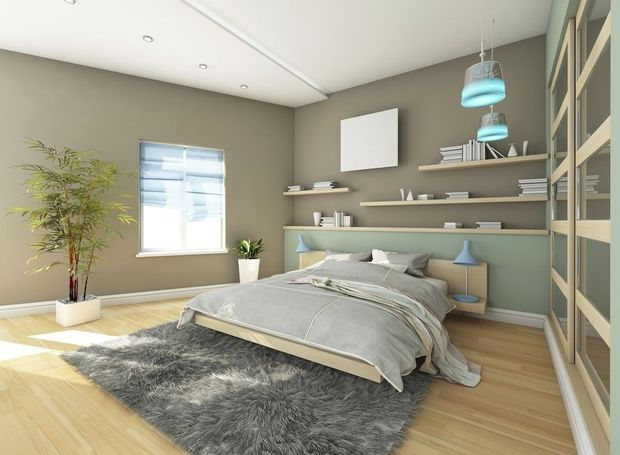
#> input picture testFotos/1.jpg, 620 x 455 px
$ python -i image_stitching.py   (imports and definitions only)
#> lines starting #> are read from the running program, lines starting #| are printed output that depends on the picture; after the words box and inside, x2 and y2 are one past the last pixel; in counts of white or black regions, pixels touching at a corner belong together
# USAGE
# python image_stitching.py --images images/scottsdale --output output.png --crop 1

# import the necessary packages
from imutils import paths
import numpy as np
import argparse
import imutils
import cv2
from pykinect import nui
import time
import math

# initializing data
# [1 line not run here, left out]

# data containers
data = np.empty((480, 640, 4), np.uint8)
depth = np.empty((480,640),np.uint)

# [14 lines left out: functions video_handler_function, depth_handler_function, not called in this run]
#        data[:,:,4] = np.right_shift(np.left_shift(depth, 8), 24)
#        data[:,:,5] = np.right_shift(np.left_shift(depth, 16), 24)
#        data[:,:,6] = np.right_shift(np.left_shift(depth, 24), 24)

# [1 line that did not run here, left out]
# [4 lines not run here, left out]

def readImages(amountofimages):
#> further down, picture is the input picture: shape (455, 620, 3); mean B, G, R 138.9, 157.8, 162.3
    images = []
    depthimages = []
    for i in range(0, amountofimages):
        images.append(cv2.imread("sampledata/living_room/" + str(i) + ".jpg"))
        temp = np.zeros((480, 640), np.uint8)
        read = cv2.imread("sampledata/living_room/" + str(i) + "g.jpg")
        temp[:,:] = read[:,:,0]
        depthimages.append(temp)
        # [6 lines of commented-out code are left out]
    return (images, depthimages)

def stitchImages(images):
    stitcher = cv2.createStitcher() if imutils.is_cv3() else cv2.Stitcher_create()
    return stitcher.stitch(images)

def cropImage(image):
    imaget = cv2.copyMakeBorder(image, 10, 10, 10, 10, cv2.BORDER_CONSTANT, (0, 0, 0))
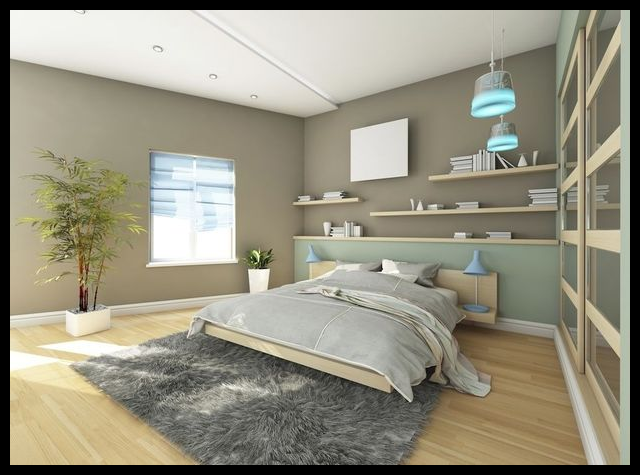
#> imaget: shape (475, 640, 3); mean B, G, R 128.9, 146.4, 150.6

    gray = cv2.cvtColor(imaget, cv2.COLOR_BGR2GRAY)
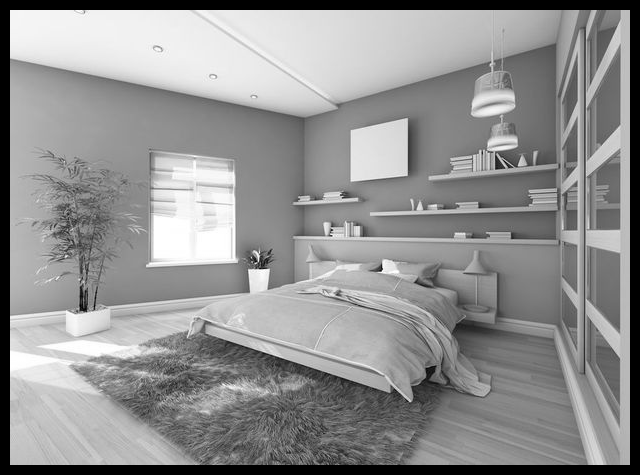
#> gray: shape (475, 640); min 0, max 255, mean 145.6
    thresh = cv2.threshold(gray, 0, 255, cv2.THRESH_BINARY)[1]
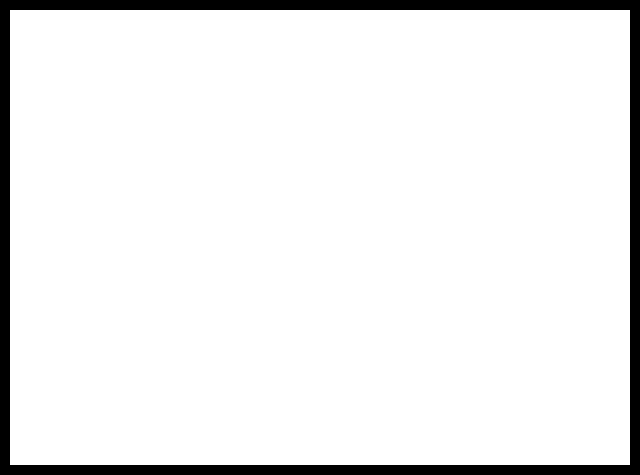
#> thresh: shape (475, 640); 92.8% white; 1 black region

    cnts = cv2.findContours(thresh.copy(), cv2.RETR_EXTERNAL, cv2.CHAIN_APPROX_SIMPLE)
#> cnts = 1 contour; box (x1, y1, x2, y2) and area: (10, 10, 630, 465) 281026
    cnts = imutils.grab_contours(cnts)
#> cnts = [[[10, 10], [10, 464], [629, 464], [629, 10]]]
    c = max(cnts, key=cv2.contourArea)
#> c = [[10, 10], [10, 464], [629, 464], [629, 10]]

    mask = np.zeros(thresh.shape, dtype="uint8")
    (x, y, w, h) = cv2.boundingRect(c)
#> x = 10; y = 10; w = 620; h = 455
    cv2.rectangle(mask, (x, y), (x + w, y + h), 255, -1)
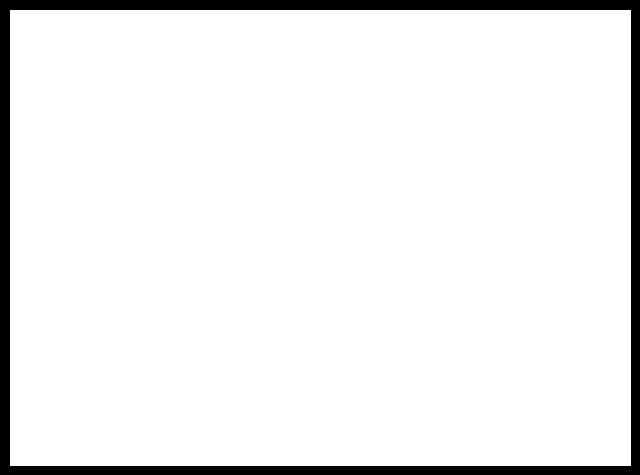
#> mask: shape (475, 640); 93.2% white; 1 black region, box (x1, y1, x2, y2) and area: (0, 0, 640, 475) 20824

    minRect = mask.copy()
    sub = mask.copy()

    while cv2.countNonZero(sub) > 0:
        minRect = cv2.erode(minRect, None)
        sub = cv2.subtract(minRect, thresh)
#> this loop made 1 pass
#> pass 1, in cropImage, `minRect = cv2.erode(minRect, None)`:
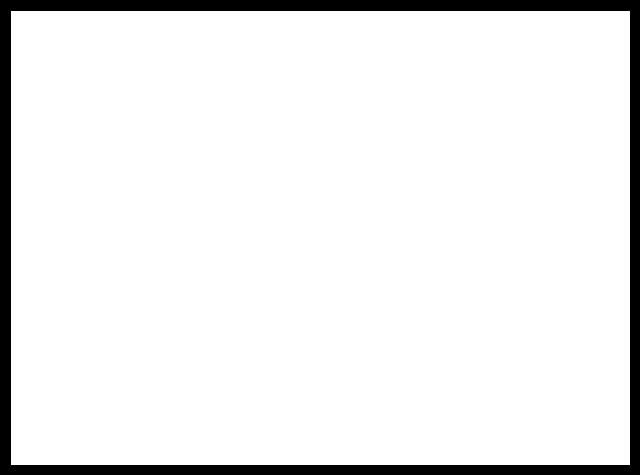
#> minRect: shape (475, 640); 92.4% white; 1 black region

    cnts = cv2.findContours(minRect.copy(), cv2.RETR_EXTERNAL, cv2.CHAIN_APPROX_SIMPLE)
#> cnts = 1 contour; box (x1, y1, x2, y2) and area: (11, 11, 630, 465) 279954
    cnts = imutils.grab_contours(cnts)
#> cnts = [[[11, 11], [11, 464], [629, 464], [629, 11]]]
    c = max(cnts, key=cv2.contourArea)
#> c = [[11, 11], [11, 464], [629, 464], [629, 11]]
    (x, y, w, h) = cv2.boundingRect(c)
#> x = 11; y = 11; w = 619; h = 454

    imaget = imaget[y:y + h, x:x + w]
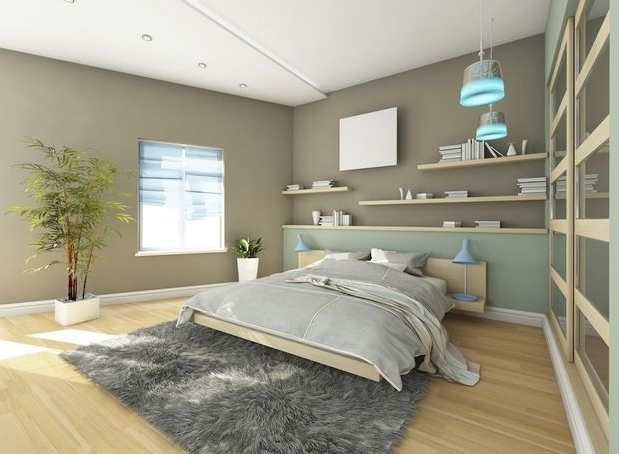
#> imaget: shape (454, 619, 3); mean B, G, R 138.7, 157.6, 162.1
    return imaget

# [63 lines left out: functions writeToText, getPano, cylindricalWarp, not called in this run]

# [1 line not run here, left out]
amountofimages = 29
# [1 line that did not run here, left out]
nd = []
# [5 lines not run here, left out]

# [1 line that did not run here, left out]
# [1 line that did not run here, left out]
# [8 lines not run here, left out]
# [1 line that did not run here, left out]
totaldepth = np.zeros((480, 640*amountofimages), np.uint8)
totalrgb = np.zeros((480, 640*amountofimages, 3), np.uint8)
K = np.array([[580, 0, 640 / 2], [0, 580, 480 / 2], [0, 0, 1]])
# [16 lines not run here, left out]

>>> import cv2
>>> picture = cv2.imread('testFotos/1.jpg')
>>> result = cropImage(picture)

$ run again, on testFotos/Carlton-High-Level-Bathroom-Suite-Roll-Top-Bath-2-l.jpg
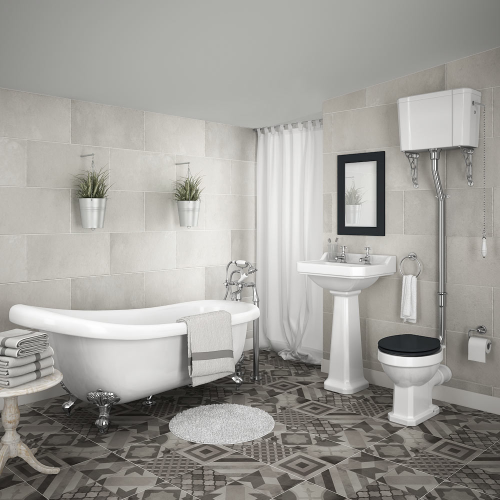
#> input picture testFotos/Carlton-High-Level-Bathroom-Suite-Roll-Top-Bath-2-l.jpg, 1000 x 1000 px (shown at 1/2 size)
#> picture is the input picture: shape (1000, 1000, 3); mean B, G, R 154.9, 159.9, 161.7
#> in cropImage, `thresh = cv2.threshold(gray, 0, 255, cv2.THRESH_BINARY)[1]`:
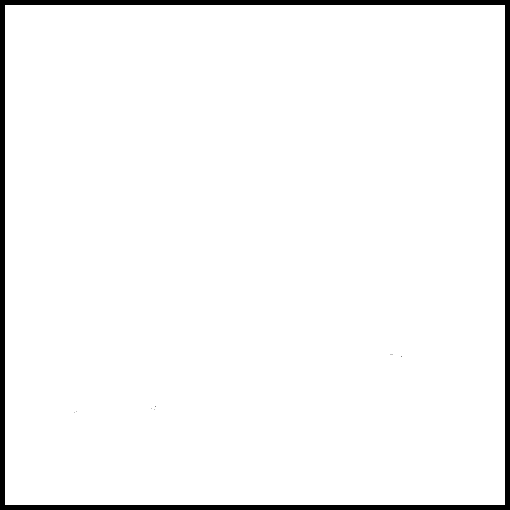
#> thresh: shape (1020, 1020) (shown at 1/2 size); 96.1% white; 9 black regions (8 under 20 px)
#> in cropImage, `cnts = cv2.findContours(thresh.copy(), cv2.RETR_EXTERNAL, cv2.CHAIN_AP..`: cnts = 1 contour; box (x1, y1, x2, y2) and area: (10, 10, 1010, 1010) 998001
#> in cropImage, `cnts = imutils.grab_contours(cnts)`: cnts = [[[10, 10], [10, 1009], [1009, 1009], [1009, 10]]]
#> in cropImage, `c = max(cnts, key=cv2.contourArea)`: c = [[10, 10], [10, 1009], [1009, 1009], [1009, 10]]
#> in cropImage, `(x, y, w, h) = cv2.boundingRect(c)`: x = 10; w = 1000
#> mask: shape (1020, 1020); 96.3% white; 1 black region, box (x1, y1, x2, y2) and area: (0, 0, 1020, 1020) 38399
#> in cropImage, `cnts = cv2.findContours(minRect.copy(), cv2.RETR_EXTERNAL, cv2.CHAIN_A..`: cnts = 1 contour; box (x1, y1, x2, y2) and area: (240, 240, 781, 781) 291600
#> in cropImage, `cnts = imutils.grab_contours(cnts)`: cnts = [[[240, 240], [240, 780], [780, 780], [780, 240]]]
#> in cropImage, `c = max(cnts, key=cv2.contourArea)`: c = [[240, 240], [240, 780], [780, 780], [780, 240]]
#> in cropImage, `(x, y, w, h) = cv2.boundingRect(c)`: x = 240; w = 541
#> in cropImage, `imaget = imaget[y:y + h, x:x + w]`:
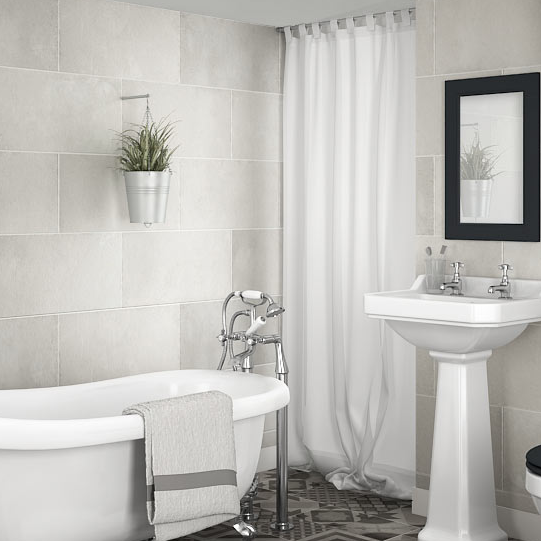
#> imaget: shape (541, 541, 3); mean B, G, R 184.5, 188.7, 190.1
